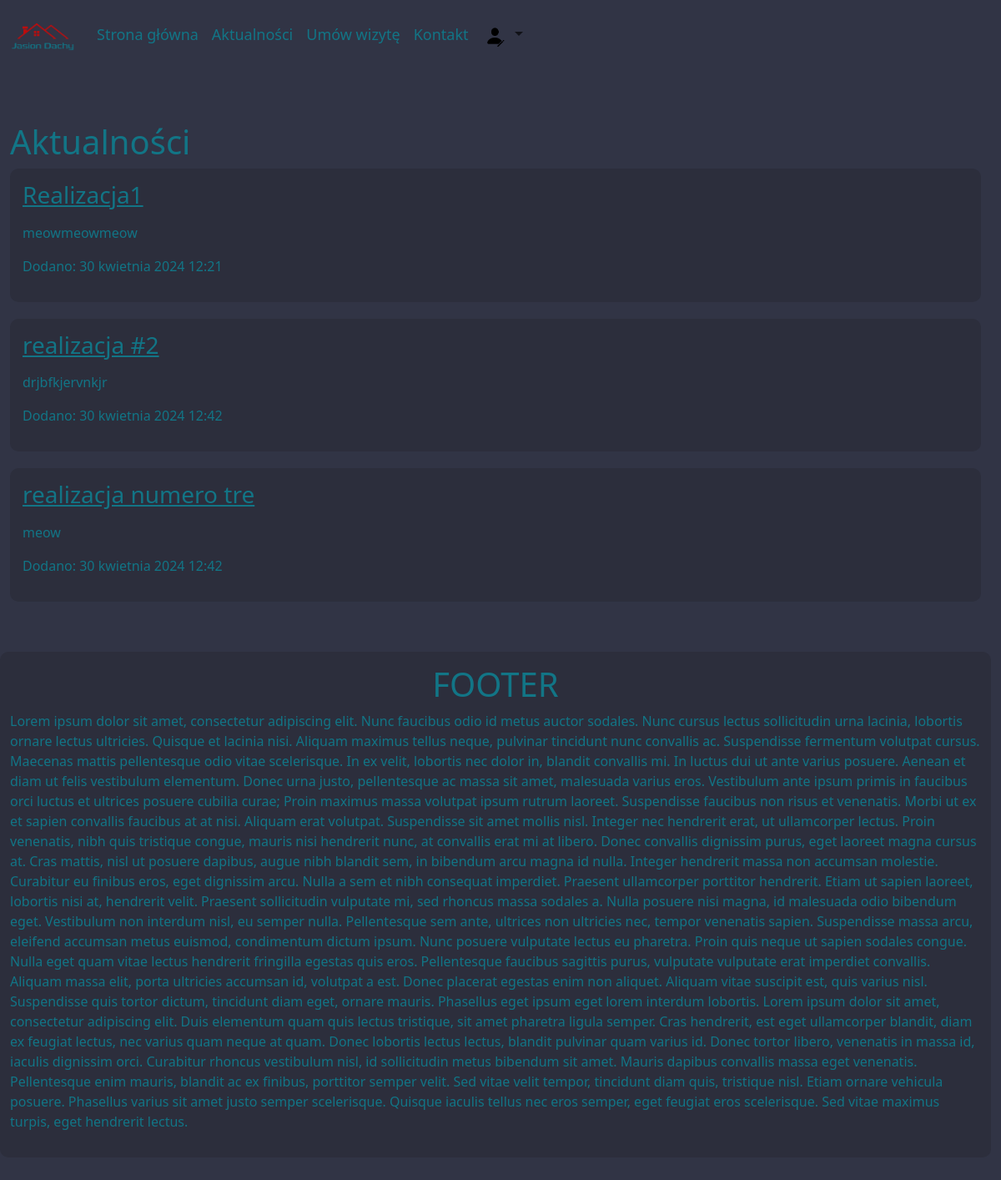
Before: /blog/ with the older database file.
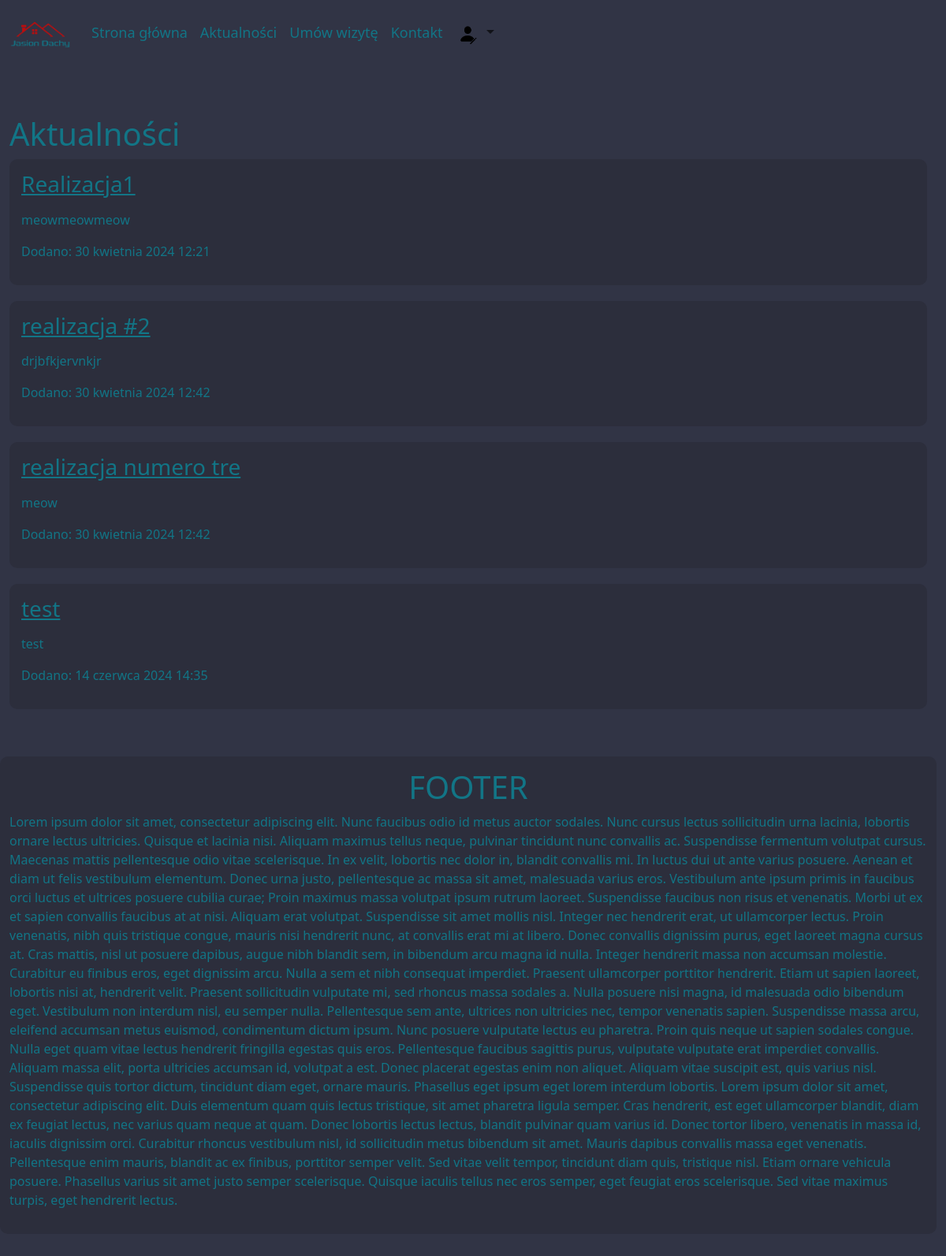
After: the same page with the newer database file.
### mainapp/models.py (models this page shows, shortened)
class Realization(models.Model):
    title = models.CharField(max_length=100, verbose_name="Tytuł")  # Title of the realization
    content = models.CharField(max_length=500, verbose_name="Opis")  # Description of the realization
    date = models.DateTimeField(default=timezone.now,
                                verbose_name="Data dodania")  # Date and time when the realization was added
    class Meta:
        verbose_name_plural = "Realizacje"  # Plural name for the Realization model
        ordering = ['date']  # Default ordering by date

### mainapp/views.py (the view)
# urls.py: 2. Add a URL to urlpatterns:  path('blog/', include('blog.urls'))
def blog(request):
    try:
        entries = Realization.objects.all()
        paginator = Paginator(entries, 10)  # Paginate with 10 entries per page
        page_number = request.GET.get('page')
        page_obj = paginator.get_page(page_number)
        context = {'page_obj': page_obj}
        logger.debug("Pobrano część wpisów")
        return render(request, 'mainapp/blog.html', context=context)
    except Realization.DoesNotExist:
        logger.error("Żadne wpisy nie istnieją")
        raise Http404("Żaden wpis nie istnieje")
    except Exception as e:
        logger.error(f"Błąd podczas pobierania wpisów: {e}")
        return render(request, 'mainapp/error.html', {'error': str(e)})

### mainapp/templates/mainapp/blog.html (shortened to what this page needs)
{% extends 'mainapp/base.html' %}
{% block content %}
<div class="col-12">
    <h1>Aktualności</h1>
        {% for entry in page_obj %}
                <article class="">
                    <a href="/blog/{{ entry.id }}"><h3>{{ entry.title }}</h3></a>
                    <p>{{ entry.content|linebreaks }}</p>
                    <p>Dodano: {{ entry.date }}</p>
                </article>
        {% empty %}
            Nic tu jeszcze nie ma
        {% endfor %}
</div>
{% endblock content %}

Changed rows visible on the page:
added Realization: title "test", content "test", date "14 czerwca 2024 14:35"
